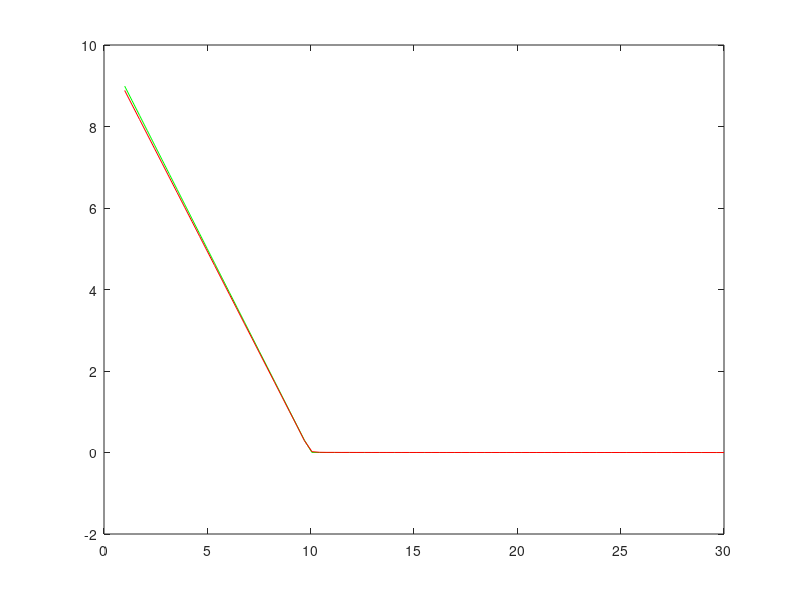
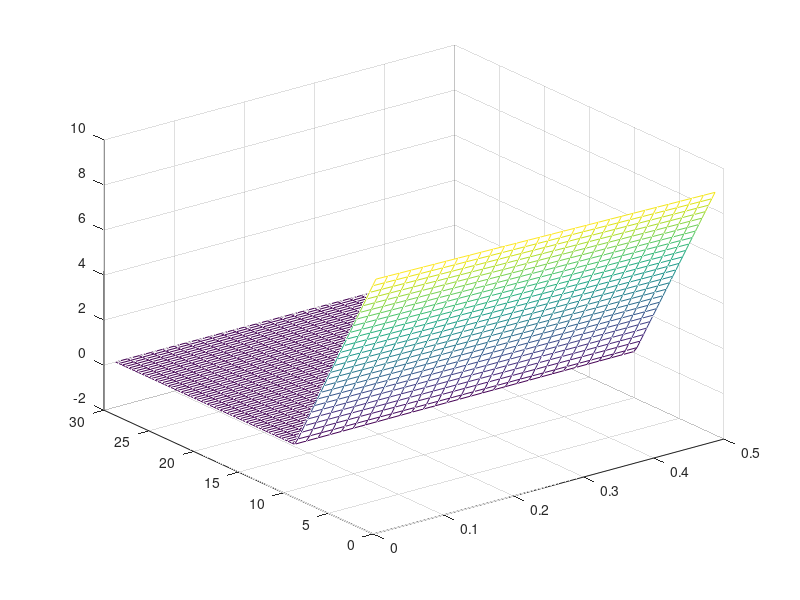

The MATLAB script that drew these images, in order:
clc;close all; clear all;
X = 10; r = 0.05; sigma = 0.20;
T = 0.5;
N = 81;
M = 30;
S = linspace(1,30,N);
dt = T/M;
y = log(S);
dy = y(2)-y(1);
% dy = 0.024;
[call, put] = blsprice(S,X,r,T,sigma);
for j = 1:N
    y(j) = (j-1)*dy;
end
phi = zeros(N,N);
for i = 1:N
    for j = 1:N
        phi(i,j) = sqrt((y(i) - y(j))^2 + (4*dy)^2);
    end
end
L =  zeros(N,N);
Ly =  zeros(N,N);
Lyy =  zeros(N,N);
L = phi;
for i = 1:N
    for j = 1:N
        Ly(i,j) = (y(i)-y(j))/((abs(y(i) - y(j))^2 + (4*dy)^2));
    end
end
for i = 1:N
    for j = 1:N
        Lyy(i,j) = 1/sqrt((y(i) - y(j))^2 + (4*dy)^2)-(y(i)-y(j))^2/(sqrt((y(i) - y(j))^2 + (4*dy)^2))^3;
    end
end
P=r*(eye(N))-(0.5*sigma^2)*(pinv(L)*Lyy)-(r-(0.5*sigma^2))*(pinv(L)*Ly);
Uo = max(X-S,0);
%alphao = zeros(N,1);
alphao = pinv(L)*Uo';
alpha = zeros(N,1);
Unn = zeros(N,M);
t = (1:M)*dt;
Unn(1,:) = X*exp(-r*t);
for n = 1:M
    F1 = -dt*P*alphao;
    F2 = -dt*P*(alphao + 0.5*F1);
    F3 = -dt*P*(alphao + 0.5*F2);
    F4 = -dt*P*(alphao + F3);
    alpha = alphao + (F1 + 2*F2 + 2*F3 + F4)/6;
    Un = L*alpha;
    %Un(1) = X*exp(-r*n*dt);
    %alpha = L\Un;
    for j=1:N
        Unn(j,n)=Un(j);
    end
    alphao = alpha;
end
figure(1)
plot(S,Unn(:,1),'-g',S,Unn(:,round(M/2)),'-r')
pause(0.01)    
figure(2)
mesh(t,S,Unn)












